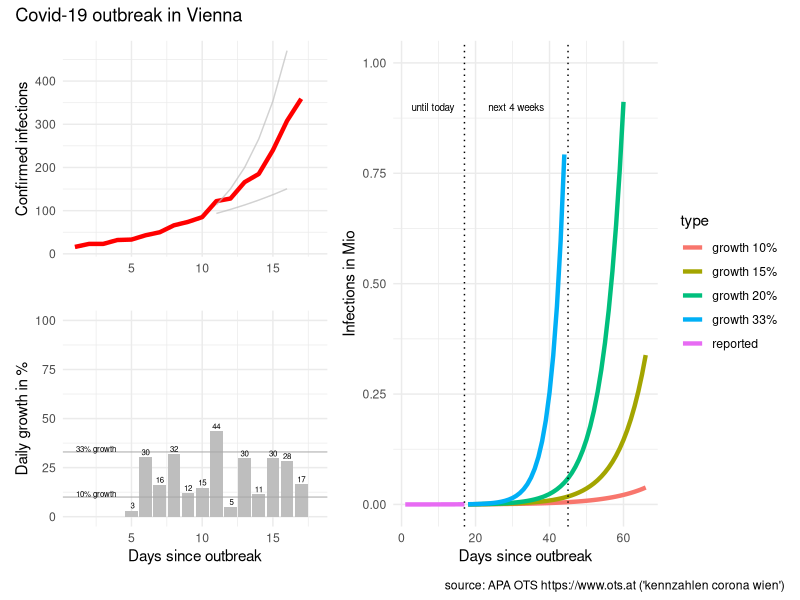
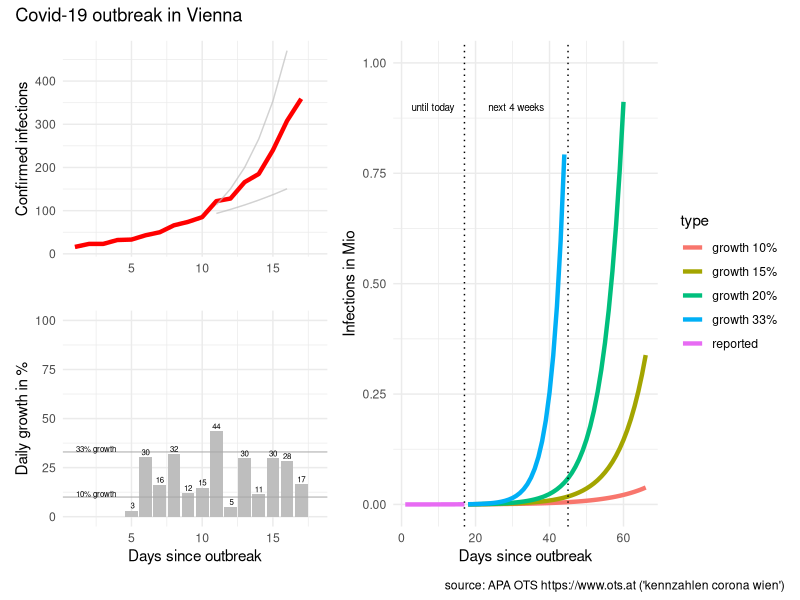

The R source for these figures, in order:
# packages
library(tidyverse)
library(scales)
library(patchwork)

# reported infections
# source: APA OTS (https://www.ots.at)
# keywords: "kennzahlen corona wien"
infected <- c(
   16, #"2020-03-05"
   23, #"2020-03-06"
   23, #"2020-03-07"
   32, #"2020-03-08"
   33, #"2020-03-09"
   43, #"2020-03-10"
   50, #"2020-03-11"
   66, #"2020-03-12"
   74, #"2020-03-13"
   85, #"2020-03-14"
  122, #"2020-03-15"
  128, #"2020-03-16"
  166, #"2020-03-17"
  185, #"2020-03-18"
  240, #"2020-03-19"
  308, #"2020-03-20"
  359  #"2020-03-20"
)

# prepare data
data <- tibble(infected = infected)

data <- data %>% 
  mutate(type = "reported",
         day = row_number()) %>% 
  arrange(day) %>% 
  mutate(new_abs = infected - lag(infected),
         new_pct = new_abs / lag(infected) * 100)

# predict
predict_corona <- function(data, infection_rate, days)  {
  
  future <- seq(from = max(data$day) + 1, to = max(data$day)+days-1)
  infected_all <- NULL
  infected_act <- max(data$infected)
  infected_predict <- NULL
  for (i in seq_along(future))  {
    infected_act <- infected_act * infection_rate
    infected_all <- c(infected_all, infected_act)
  }
  
  data2 <- tibble(type = paste0("growth ", (infection_rate-1)*100,"%"),
                  day = future, 
                  infected = infected_all)
  data2
  
} # predict_corona

# predict for different growth
predict_days <- 50 #57

data_50 <- data %>% 
  predict_corona(infection_rate = 1.50, days = predict_days)

data_40 <- data %>% 
  predict_corona(infection_rate = 1.40, days = predict_days)

data_33 <- data %>% 
  predict_corona(infection_rate = 1.33, days = predict_days)

data_20 <- data %>% 
  predict_corona(infection_rate = 1.20, days = predict_days)

data_15 <- data %>% 
  predict_corona(infection_rate = 1.15, days = predict_days)

data_10 <- data %>% 
  predict_corona(infection_rate = 1.10, days = predict_days)

# combine dataset
data_plot <- data %>% 
  bind_rows(data_33, data_20, data_15, data_10)


# visualise data
# infected
last_day <- length(data$infected)
p0 <- data_plot %>% 
  mutate(infected_M = infected / 1000000) %>%
  ggplot(aes(day, infected_M, color = type)) + 
  geom_line(size = 1.5) +
  geom_vline(xintercept = c(last_day, last_day + 28), 
             linetype = "dotted") +
  ylim(0,1) +
  xlab("Days since outbreak") +
  ylab("Infections in Mio") + 
  #ggtitle("Covid-19 outbreak in Vienna") +
  theme_minimal()+
  annotate("text", last_day/2, 0.9, 
           label = "until today", size = 2.5) +
  annotate("text", last_day+14, 0.9, 
           label = "next 4 weeks", size = 2.5)

#############################################

# data for reference line 33% growth (Austria)
data_line_start <- tibble(
  day = 10,
  infected = 85
)

# predict 10%/33% growth (days since 50 cases)
data_line10 <- predict_corona(
  data_line_start,
  infection_rate = 1.10,
  days = 7)

data_line33 <- predict_corona(
  data_line_start,
  infection_rate = 1.33,
  days = 7)

# infected
p1 <- data %>% 
  mutate(infected_M = infected / 1000000) %>% 
  ggplot(aes(day, infected)) + 
  geom_line(size = 1.5, color = "red") +
  geom_line(data = data_line10, 
            aes(day,infected), color = "grey", alpha = 0.7) +
  geom_line(data = data_line33, 
            aes(day,infected), color = "grey", alpha = 0.7) +
  xlim(c(1,length(infected)+1)) +
  ylim(0,max(infected)) +
  scale_y_continuous(labels=function(x) format(x, big.mark = " ", scientific = FALSE)) +
  #  xlab("Days since outbreak") +
  xlab("") +
  ylab("Confirmed infections") + 
#  ggtitle("Covid-19 outbreak in Vienna") +
  theme_minimal()
  
# daily growth infected
p2 <- data %>% 
  filter(day >= 5) %>% 
  ggplot(aes(day, new_pct)) +
  geom_col(fill = "grey") +
  geom_hline(yintercept = 10, color = "darkgrey", alpha = 0.7) +
  geom_hline(yintercept = 33, color = "darkgrey", alpha = 0.7) +
  geom_text(aes(day, new_pct, 
                label = paste0(format(new_pct, digits=1))),
            size = 2, vjust = "bottom", nudge_y = 1) +
  xlim(c(1,length(infected)+1)) +
  ylim(c(0,100)) +
  xlab("Days since outbreak") +
  ylab("Daily growth in %") + 
#  ggtitle("Covid-19 outbreak in Vienna") +
  theme_minimal() +
  annotate("text", 2.5, 10, 
           label = "10% growth",
           size = 2,vjust = "bottom")  +
  annotate("text", 2.5, 33, 
           label = "33% growth",
           size = 2,vjust = "bottom") 
  

# combine plots
p <- ((p1 / p2) | p0) + plot_annotation('Covid-19 outbreak in Vienna',
                            caption = "source: APA OTS https://www.ots.at ('kennzahlen corona wien')")
# plot
p

# save plot
p %>% ggsave(filename = "covid-19-vienna.png", 
             device = "png",
             width = 7, height = 4)
